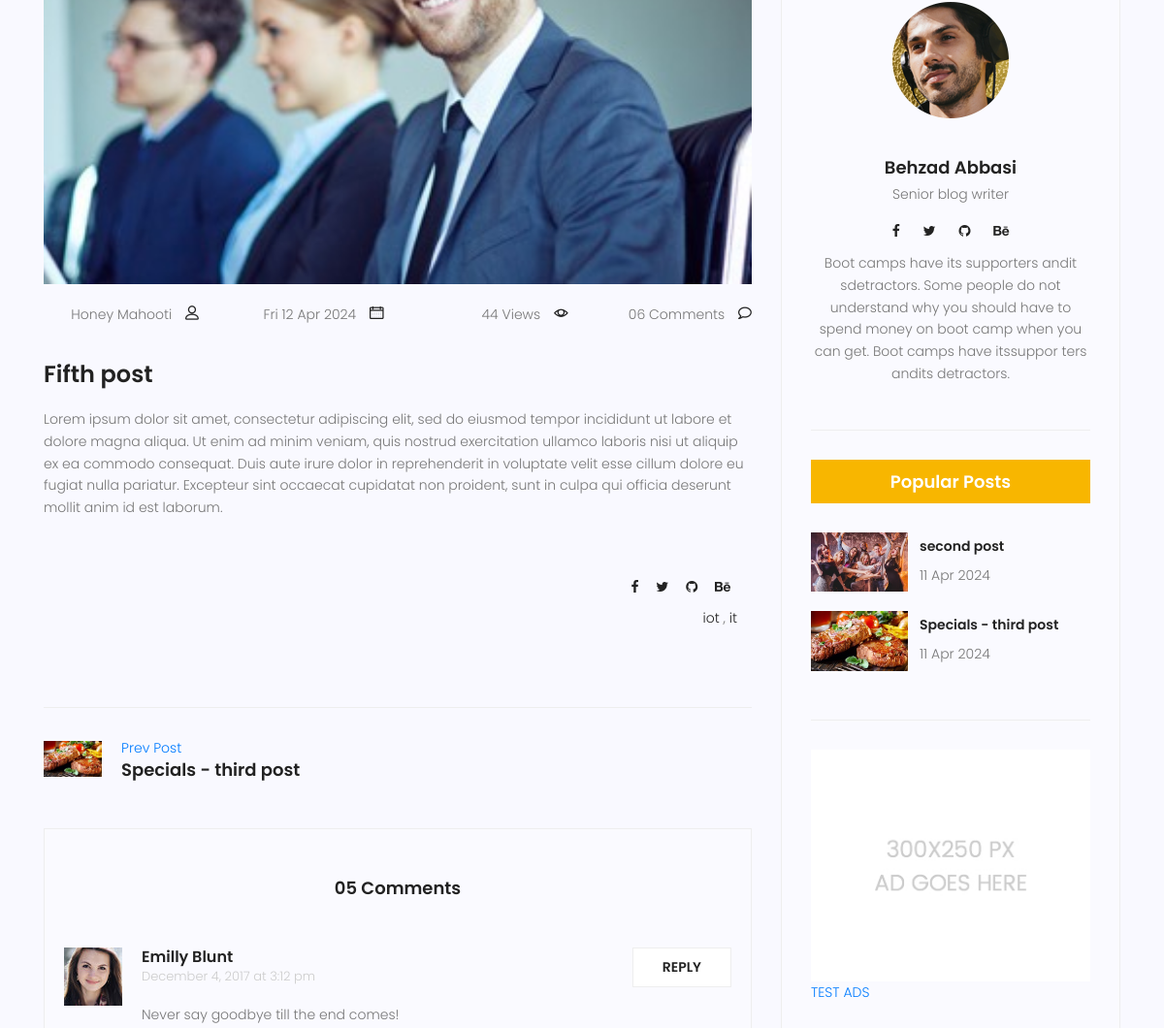
Page /blog/5 (middle part) on the earlier database version.
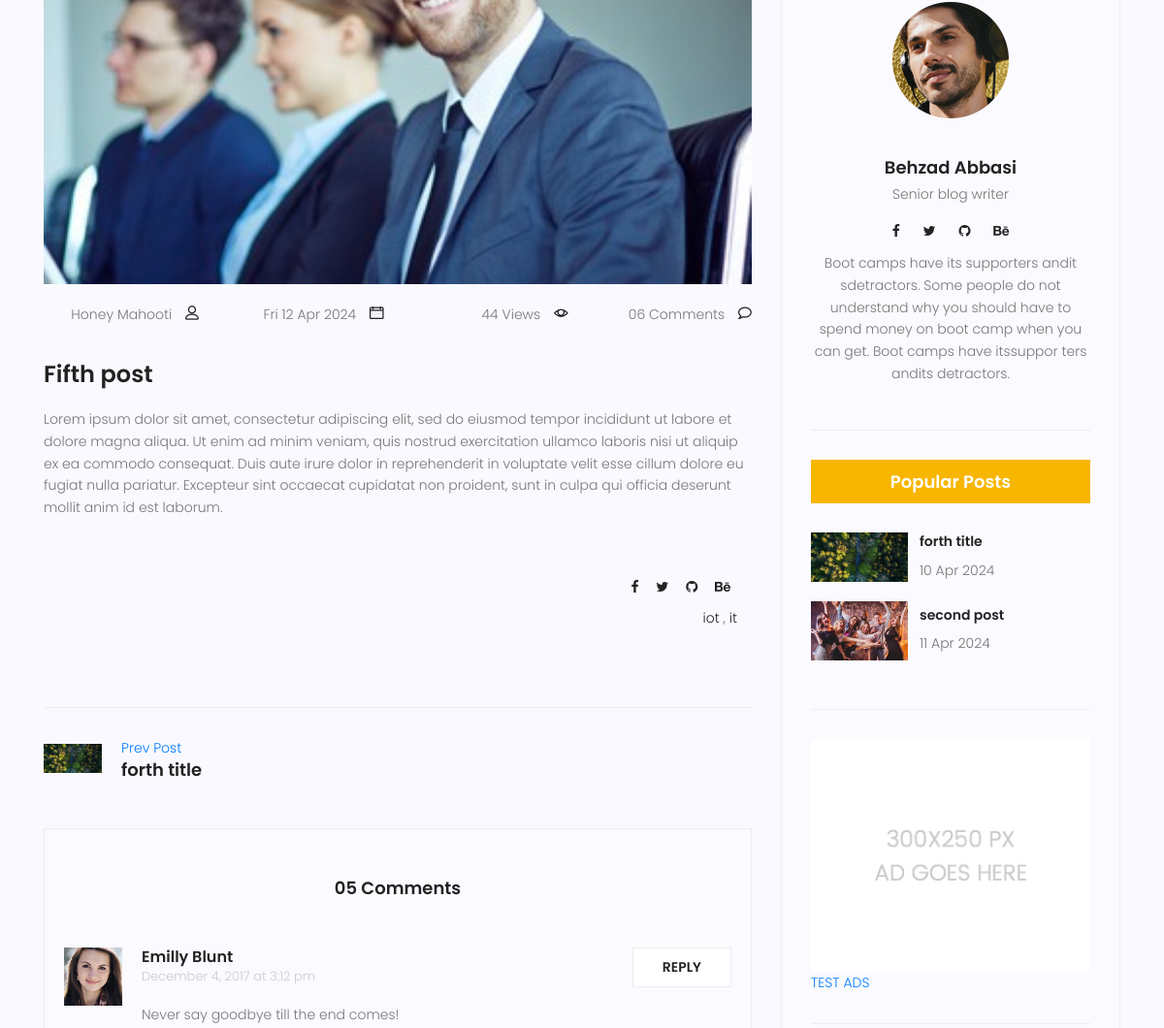
Same page on the later database version.
### blog/models.py (models this page shows, shortened)
class Category(models.Model):
    name  = models.CharField(max_length=255)

class Post(models.Model):
    image = models.ImageField(upload_to='blog/', default='blog/default.jpg')
    author = models.ForeignKey(User, on_delete=models.SET_NULL, null=True)
    title = models.CharField(max_length=255)
    content = models.TextField()
    category= models.ManyToManyField(Category)
    counted_view=models.IntegerField(default=0) #(default = 0)
    status=models.BooleanField(default=False)
    published_date = models.DateTimeField(null=True)
    created_date = models.DateTimeField(auto_now_add=True)
    updated_date = models.DateTimeField(auto_now=True)
    class Meta:
        ordering=['-created_date']
        verbose_name='پست'
        verbose_name_plural='پست ها'

### blog/views.py (the view)
# urls.py: path('<int:pid>', blog_single,name='single'),
def blog_single(request, pid):
    current_time = timezone.now()
    post = get_object_or_404(Post,pk=pid, status =1 ,published_date__lte=current_time)
    post.counted_view += 1
    post.save()
    next_post = Post.objects.filter(status =1 ,published_date__lte=current_time, id__gt=pid).order_by('pk').first()
    previous_post = Post.objects.filter(status =1 ,published_date__lte=current_time, id__lt=pid).order_by('pk').last()
    context = {
        'post': post,
        'next_post': next_post,
        'previous_post': previous_post
        }
    return render (request, 'blog/blog-single.html', context)

### blog/templatetags/blog_tags.py (called while the page is built)
@register.inclusion_tag('blog/blog-popular-posts.html')
def latestposts(arg=3):
    posts= Post.objects.filter(status =1).order_by('published_date')[:arg]
    return {'posts':posts}

### templates/blog/blog-single.html (shortened to what this page needs)
{% extends 'base.html' %}
{% load static %}
{% load blog_tags %}
{% block content %}
<section class="post-content-area single-post-area">
	<div class="container">
		<div class="row">
			<div class="col-lg-8 posts-list">
				<div class="single-post row">
					<div class="col-lg-12">
						<div class="feature-img">
							<img class="img-fluid" src="{{post.image.url}}" alt="">
						</div>
					</div>
					<div class="col-lg-12 meta-details">
						<div class="user-details row">
							<p class="user-name col-lg-3 col-sm-6"><a href="#">{{post.author.get_full_name}}</a> <span
									class="lnr lnr-user"></span></p>
							<p class="date col-lg-3 col-sm-6"><a href="#">{{post.published_date| date:"D d M Y"}}</a>
								<span class="lnr lnr-calendar-full"></span>
							</p>
							<p class="view col-lg-3 col-sm-6"><a href="#">{{post.counted_view}} Views</a> <span
									class="lnr lnr-eye"></span></p>
							<p class="comments col-lg-3 col-sm-6"><a href="#">06 Comments</a> <span
									class="lnr lnr-bubble"></span></p>
						</div>
					</div>
					<div class="col-lg-12 col-md-12">
						<h3 class="mt-20 mb-20">{{post.title}}</h3>
						<p>
							{{post.content}}
						</p>
						<br>
						<div class="col-lg-12 meta-details">
							<div clas="first-row">
								<ul class="social-links">
									<li><a href="#"><i class="fa fa-facebook"></i></a></li>
									<li><a href="#"><i class="fa fa-twitter"></i></a></li>
									<li><a href="#"><i class="fa fa-github"></i></a></li>
									<li><a href="#"><i class="fa fa-behance"></i></a></li>
								</ul>
								<ul class="tags">
									{% for cat in post.category.all%}
										<li><a href="#"> {{cat.name}} </a> {% if not forloop.last %},{%endif%}</li>
									{% endfor %}
								</ul>
							</div>
						</div>
					</div>
				</div>
				<div class="navigation-area">
					<div class="row">
						<div
							class="col-lg-6 col-md-6 col-12 nav-left flex-row d-flex justify-content-start align-items-center">
							{% if previous_post %}
							<div class="thumb">
								<a href="{% url 'blog:single' pid=previous_post.id %}"><img width="60" height="60"
										class="img-fluid" src="{{previous_post.image.url}}" alt=""></a>
							</div>
							<div class="arrow">
								<a href="{% url 'blog:single' pid=previous_post.id %}"></a>
							</div>
							<div class="detials">
								<a href="{% url 'blog:single' pid=previous_post.id %}">Prev Post
									<h4>{{previous_post.title}}</h4>
								</a>
							</div>
							{% endif %}
						</div>
						<div
							class="col-lg-6 col-md-6 col-12 nav-right flex-row d-flex justify-content-end align-items-center">
						</div>
					</div>
				</div>
				<div class=" comments-area">
					<h4>05 Comments</h4>
					<div class="comment-list">
						<div class="single-comment justify-content-between d-flex">
							<div class="user justify-content-between d-flex">
								<div class="thumb">
									<img src="{%static 'img/blog/c1.jpg' %}" alt="">
								</div>
								<div class="desc">
									<h5><a href="#">Emilly Blunt</a></h5>
									<p class="date">December 4, 2017 at 3:12 pm </p>
									<p class="comment">
										Never say goodbye till the end comes!
									</p>
								</div>
							</div>
							<div class="reply-btn">
								<a href="" class="btn-reply text-uppercase">reply</a>
							</div>
						</div>
					</div>
				</div>
			</div>
			<div class="col-lg-4 sidebar-widgets">
				<div class="widget-wrap">
					{% include 'blog/blog-writer.html' %}
					{% latestposts 2 %}
					{% include 'blog/blog-ads.html' %}
				</div>
			</div>
		</div>
	</div>
</section>
{% endblock %}

### templates/blog/blog-popular-posts.html
{% load static %}
<div class="single-sidebar-widget popular-post-widget">
    <h4 class="popular-title">Popular Posts</h4>
    <div class="popular-post-list">
        {% for post in posts %}
        <div class="single-post-list d-flex flex-row align-items-center">
            <div class="thumb">
                <img class="img-fluid" src="{{ post.image.url }}" alt="">
            </div>
            <div class="details">
                <a href="{% url 'blog:single' pid=post.id %}">
                    <h6>{{post.title}}</h6>
                </a>
                <p>{{ post.published_date|date:"d M Y"}}</p>
            </div>
        </div>
        {% endfor %}
    </div>
</div>

Differences in the rows shown:
no longer on this page (row unchanged): Post: image (picture), title "Specials - third post", published_date "11 Apr 2024"
now on this page (row edited): Post: image (picture), title "forth title", published_date "10 Apr 2024"
